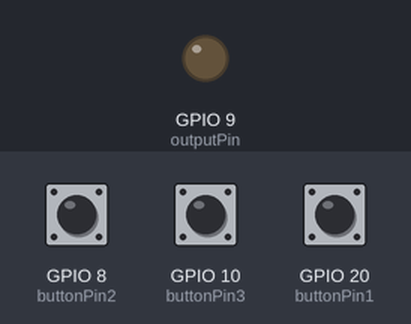
This sketch was run on a simulated ESP32-S3. On the bench: output pins drawn as LEDs (lit = HIGH). The test bench sets the inputs (shaded band); at power-on: GPIO 8 (buttonPin2) HIGH, GPIO 10 (buttonPin3) HIGH, GPIO 20 (buttonPin1) HIGH. USB keyboard and mouse output is not drawn; what the sketch prints to the serial monitor is not drawn.

Above: at 1.2 s.
1.3 s: GPIO 8 (buttonPin2) pulled LOW for 0.15 s
At 1.37 s:
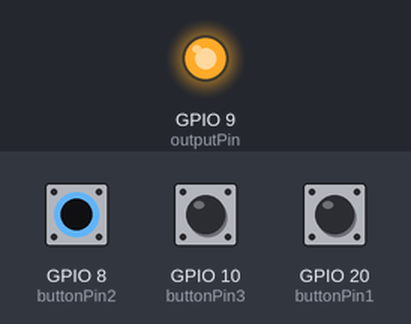
6.1 s: GPIO 8 (buttonPin2) pulled LOW for 3.2 s
At 9.9 s:
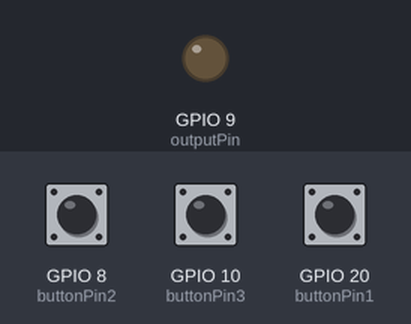
Timing chart, 0 to 11.4 s (numbered marks = the images above; inputs shaded):
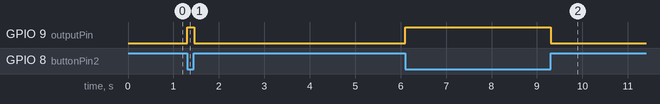

The sketch:

XIAO_ESP32_Airmouse.ino
```cpp
#include <BleMouse.h>

BleMouse bleMouse;

// Define button pins
const int buttonPin1 = 20;     // Button connected to GPIO 20 for BLE scroll up
const int outputPin = 9;       // Pin connected to the module or LED
const int buttonPin2 = 8;      // Button connected to the module power toggle
const int buttonPin3 = 10;     // Button connected to GPIO 10 for BLE scroll down

// Variables to store previous button states
bool wasButton1Pressed = false;
bool wasButton3Pressed = false;

void setup() {
  Serial.begin(115200);

  // Set pin modes
  pinMode(outputPin, OUTPUT);         // Set output pin as an output
  pinMode(buttonPin2, INPUT_PULLUP);  // Set button pin as input with pull-up
  digitalWrite(outputPin, LOW);       // Ensure the output is off initially
  pinMode(buttonPin1, INPUT_PULLUP);  // Set buttonPin1 as input with pull-up
  pinMode(buttonPin3, INPUT_PULLUP);  // Set buttonPin3 as input with pull-up

  Serial.println("Starting BLE work!");
  bleMouse.begin();
}

void loop() {
  // Control module power with buttonPin2
  if (digitalRead(buttonPin2) == LOW) {  // Button is active low (pressed)
    digitalWrite(outputPin, HIGH);       // Turn on the output (module)
  } else {
    digitalWrite(outputPin, LOW);        // Turn off the output
  }

  // Check BLE mouse connection and perform scrolling actions
  if (bleMouse.isConnected()) {
    bool isButton1Pressed = digitalRead(buttonPin1) == LOW;  // Button is active low
    bool isButton3Pressed = digitalRead(buttonPin3) == LOW;  // Button is active low

    // Scroll up only when button1 is pressed
    if (isButton1Pressed && !wasButton1Pressed) {  // Detect press event
      Serial.println("Scroll UP");
      bleMouse.move(0, 0, 1);  // Scroll up
    }

    // Scroll down only when button3 is pressed
    if (isButton3Pressed && !wasButton3Pressed) {  // Detect press event
      Serial.println("Scroll DOWN");
      bleMouse.move(0, 0, -1); // Scroll down
    }

    // Update previous button states
    wasButton1Pressed = isButton1Pressed;
    wasButton3Pressed = isButton3Pressed;
  }

  delay(10);  // Small delay to avoid excessive loop processing
}
```

Measured:
- after the input at 1.3 s, GPIO 9 (outputPin): LOW → HIGH at once, → LOW 0.15 s later
- after the input at 6.1 s, GPIO 9 (outputPin): LOW → HIGH at once, → LOW 3.2 s later
